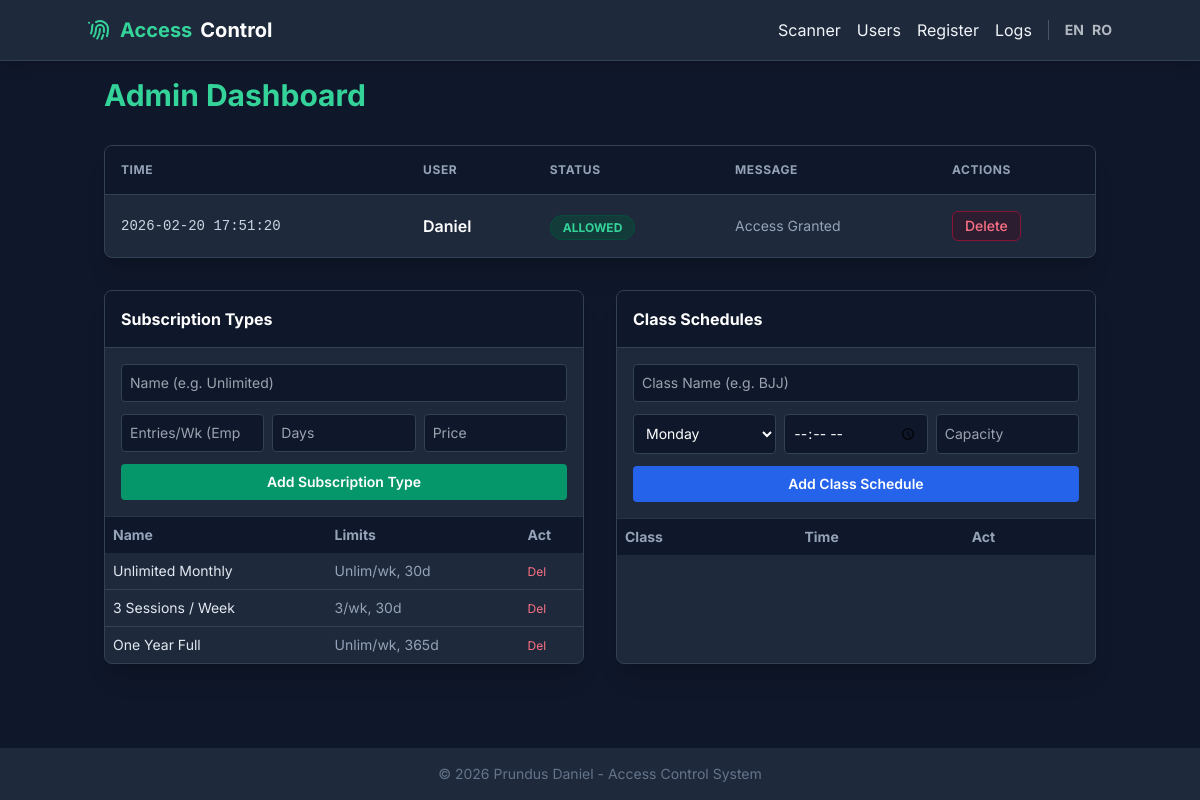
/admin, run on an earlier commit of the app's database.
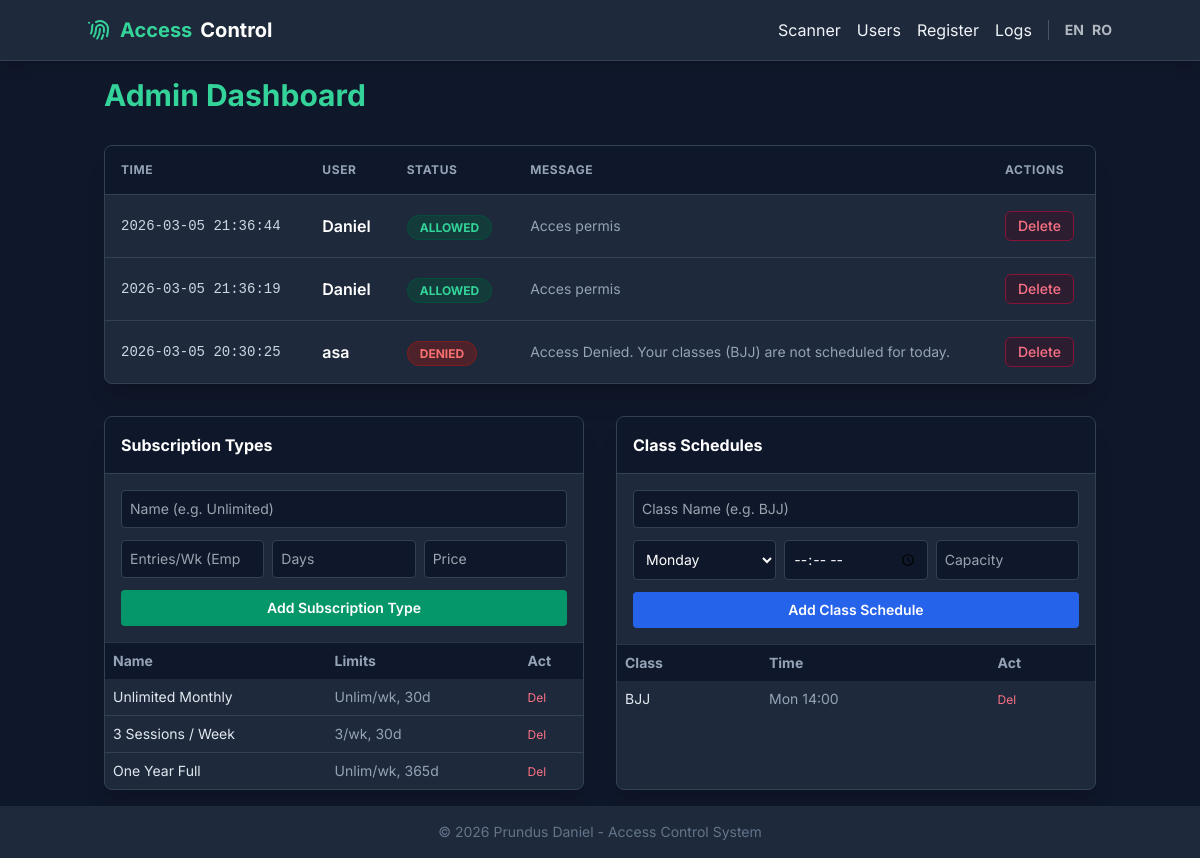
And on a later commit of the database.
### database.py (models this page shows)
class AccessLog(db.Model):
    __tablename__ = 'access_logs'
    id = db.Column(db.Integer, primary_key=True)
    user_id = db.Column(db.Integer, db.ForeignKey('users.id'), nullable=False)
    timestamp = db.Column(db.DateTime, default=datetime.datetime.now)
    allowed = db.Column(db.Boolean, nullable=False)
    reason = db.Column(db.String)

class User(db.Model):
    __tablename__ = 'users'
    id = db.Column(db.Integer, primary_key=True)
    name = db.Column(db.String, nullable=False)
    phone = db.Column(db.String, nullable=False, unique=True)
    rfid_tag = db.Column(db.String, nullable=False, unique=True)
    created_at = db.Column(db.DateTime, default=datetime.datetime.utcnow)

class SubscriptionType(db.Model):
    __tablename__ = 'subscription_types'
    id = db.Column(db.Integer, primary_key=True)
    name = db.Column(db.String, nullable=False)
    entries_per_week = db.Column(db.Integer)
    duration_days = db.Column(db.Integer, nullable=False)
    price = db.Column(db.Float, nullable=False)

class ClassSchedule(db.Model):
    __tablename__ = 'class_schedules'
    id = db.Column(db.Integer, primary_key=True)
    name = db.Column(db.String, nullable=False)
    day_of_week = db.Column(db.Integer, nullable=False) # 0=Monday, 6=Sunday
    start_time = db.Column(db.String(5), nullable=False) # Format: HH:MM
    capacity = db.Column(db.Integer)

### app.py (the view)
@app.route('/admin')
def admin():
    logs_data = database.db.session.query(database.AccessLog, database.User.name)\
        .join(database.User, database.AccessLog.user_id == database.User.id)\
        .order_by(database.AccessLog.timestamp.desc())\
        .limit(50).all()
    logs = []
    for log, name in logs_data:
        l_dict = database.dict_helper(log)
        l_dict['name'] = name
        if hasattr(l_dict['timestamp'], 'strftime'):
            l_dict['timestamp'] = l_dict['timestamp'].strftime('%Y-%m-%d %H:%M:%S')
        logs.append(l_dict)
    subscription_types = database.SubscriptionType.query.all()
    classes = database.get_all_classes()
    return render_template('admin.html', logs=logs, subscription_types=subscription_types, classes=classes)

### app.py (called while the page is built)
def get_locale():
    return session.get('lang', 'en')

### database.py (called while the page is built)
def dict_helper(obj):
    if obj is None:
        return None
    return {c.name: getattr(obj, c.name) for c in obj.__table__.columns}

def get_all_classes():
    classes = ClassSchedule.query.order_by(ClassSchedule.day_of_week, ClassSchedule.start_time).all()
    return [dict_helper(c) for c in classes]

### templates/admin.html (shortened to what this page needs)
{% extends "layout.html" %}
{% block content %}
<div class="max-w-6xl mx-auto space-y-8">
    <h1 class="text-3xl font-bold mb-4 text-emerald-400">{{ _('Admin Dashboard') }}</h1>
    <div class="bg-slate-800 rounded-lg shadow-xl overflow-hidden border border-slate-700">
        <table class="w-full text-left border-collapse">
            <thead>
                <tr class="bg-slate-900 text-slate-400 uppercase text-xs tracking-wider border-b border-slate-700">
                    <th class="p-4">{{ _('Time') }}</th>
                    <th class="p-4">{{ _('User') }}</th>
                    <th class="p-4">{{ _('Status') }}</th>
                    <th class="p-4">{{ _('Message') }}</th>
                    <th class="p-4">{{ _('Actions') }}</th>
                </tr>
            </thead>
            <tbody class="divide-y divide-slate-700">
                {% for log in logs %}
                <tr class="hover:bg-slate-700/50 transition">
                    <td class="p-4 text-slate-300 font-mono text-sm">{{ log['timestamp'] }}</td>
                    <td class="p-4 font-semibold text-white">{{ log['name'] }}</td>
                    <td class="p-4">
                        {% if log['allowed'] %}
                        <span
                            class="bg-emerald-900/50 text-emerald-400 px-3 py-1 rounded-full text-xs font-bold border border-emerald-900">{{
                            _('ALLOWED') }}</span>
                        {% else %}
                        <span
                            class="bg-red-900/50 text-red-400 px-3 py-1 rounded-full text-xs font-bold border border-red-900">{{
                            _('DENIED') }}</span>
                        {% endif %}
                    </td>
                    <td class="p-4 text-slate-400 text-sm">{{ _(log['reason']) }}</td>
                    <td class="p-4">
                        <form action="/admin/log/{{ log['id'] }}/delete" method="POST" class="inline"
                            onsubmit="return confirm('{{ _( " Are you sure you want to delete this log entry? This
                            action cannot be undone." ) }}');">
                            <button type="submit"
                                class="text-rose-400 hover:text-rose-300 font-medium whitespace-nowrap text-sm bg-rose-950/30 px-3 py-1 rounded-md border border-rose-900">
                                {{ _('Delete') }}
                            </button>
                        </form>
                    </td>
                </tr>
                {% else %}
                <tr>
                    <td colspan="5" class="p-8 text-center text-slate-500">{{ _('No logs found.') }}</td>
                </tr>
                {% endfor %}
            </tbody>
        </table>
    </div>
    <div class="grid grid-cols-1 md:grid-cols-2 gap-8">
        <div class="bg-slate-800 rounded-lg shadow-xl overflow-hidden border border-slate-700">
            <div class="p-4 bg-slate-900 border-b border-slate-700 font-bold text-white">{{ _('Subscription Types') }}
            </div>
            <div class="p-4 border-b border-slate-700/50">
                <form action="/admin/subscription_types" method="POST" class="space-y-3">
                    <input type="text" name="name" placeholder="{{ _('Name (e.g. Unlimited)') }}" required
                        class="w-full bg-slate-900 border border-slate-700 rounded p-2 text-white text-sm">
                    <div class="grid grid-cols-3 gap-2">
                        <input type="number" name="entries_per_week" placeholder="{{ _('Entries/Wk (Empty: Unlim)') }}"
                            class="w-full bg-slate-900 border border-slate-700 rounded p-2 text-white text-sm">
                        <input type="number" name="duration_days" placeholder="{{ _('Days') }}" required
                            class="w-full bg-slate-900 border border-slate-700 rounded p-2 text-white text-sm">
                        <input type="number" step="0.01" name="price" placeholder="{{ _('Price') }}" required
                            class="w-full bg-slate-900 border border-slate-700 rounded p-2 text-white text-sm">
                    </div>
                    <button type="submit"
                        class="w-full bg-emerald-600 hover:bg-emerald-500 text-white p-2 rounded text-sm font-semibold transition">{{
                        _('Add Subscription Type') }}</button>
                </form>
            </div>
            <table class="w-full text-left border-collapse text-sm">
                <thead>
                    <tr class="bg-slate-900 text-slate-400">
                        <th class="p-2">Name</th>
                        <th class="p-2">Limits</th>
                        <th class="p-2">Act</th>
                    </tr>
                </thead>
                <tbody class="divide-y divide-slate-700">
                    {% for st in subscription_types %}
                    <tr class="hover:bg-slate-700/50">
                        <td class="p-2 text-slate-200">{{ st.name }}</td>
                        <td class="p-2 text-slate-400">{{ st.entries_per_week or 'Unlim' }}/wk, {{ st.duration_days }}d
                        </td>
                        <td class="p-2">
                            <form action="/admin/subscription_types/{{ st.id }}/delete" method="POST"
                                onsubmit="return confirm('{{ _('Delete this subscription type?') }}');">
                                <button type="submit" class="text-rose-400 hover:text-rose-300 text-xs">{{ _('Del')
                                    }}</button>
                            </form>
                        </td>
                    </tr>
                    {% endfor %}
                </tbody>
            </table>
        </div>
        <div class="bg-slate-800 rounded-lg shadow-xl overflow-hidden border border-slate-700">
            <div class="p-4 bg-slate-900 border-b border-slate-700 font-bold text-white">{{ _('Class Schedules') }}
            </div>
            <div class="p-4 border-b border-slate-700/50">
                <form action="/admin/classes" method="POST" class="space-y-3">
                    <input type="text" name="name" placeholder="{{ _('Class Name (e.g. BJJ)') }}" required
                        class="w-full bg-slate-900 border border-slate-700 rounded p-2 text-white text-sm">
                    <div class="grid grid-cols-3 gap-2">
                        <select name="day_of_week" required
                            class="w-full bg-slate-900 border border-slate-700 rounded p-2 text-white text-sm">
                            <option value="0">{{ _('Monday') }}</option>
                        </select>
                        <input type="time" name="start_time" required
                            class="w-full bg-slate-900 border border-slate-700 rounded p-2 text-white text-sm">
                        <input type="number" name="capacity" placeholder="{{ _('Capacity') }}"
                            class="w-full bg-slate-900 border border-slate-700 rounded p-2 text-white text-sm">
                    </div>
                    <button type="submit"
                        class="w-full bg-blue-600 hover:bg-blue-500 text-white p-2 rounded text-sm font-semibold transition">{{
                        _('Add Class Schedule') }}</button>
                </form>
            </div>
            <table class="w-full text-left border-collapse text-sm">
                <thead>
                    <tr class="bg-slate-900 text-slate-400">
                        <th class="p-2">Class</th>
                        <th class="p-2">Time</th>
                        <th class="p-2">Act</th>
                    </tr>
                </thead>
                <tbody class="divide-y divide-slate-700">
                    {% for c in classes %}
                    <tr class="hover:bg-slate-700/50">
                        <td class="p-2 text-slate-200">{{ c.name }}</td>
                        <td class="p-2 text-slate-400">
                            {% set days = [_('Mon'), _('Tue'), _('Wed'), _('Thu'), _('Fri'), _('Sat'), _('Sun')] %}
                            {{ days[c.day_of_week] }} {{ c.start_time }}
                        </td>
                        <td class="p-2">
                            <form action="/admin/classes/{{ c.id }}/delete" method="POST"
                                onsubmit="return confirm('{{ _('Delete this class?') }}');">
                                <button type="submit" class="text-rose-400 hover:text-rose-300 text-xs">{{ _('Del')
                                    }}</button>
                            </form>
                        </td>
                    </tr>
                    {% endfor %}
                </tbody>
            </table>
        </div>
    </div>
</div>
{% endblock %}

### templates/layout.html (shortened to what this page needs)
<!DOCTYPE html>
<html lang="en">
<head>
    <script src="https://cdn.tailwindcss.com"></script>
</head>
<body class="bg-slate-900 text-slate-100 min-h-screen flex flex-col">
    <nav class="bg-slate-800 p-4 shadow-lg border-b border-slate-700">
        <div class="container mx-auto flex justify-between items-center">
            <a href="/" class="text-xl font-bold text-emerald-400 flex items-center gap-2">
                Access<span class="text-white">Control</span>
            </a>
            <div class="space-x-4 flex items-center">
                <a href="/" class="hover:text-emerald-400 transition">{{ _('Scanner') }}</a>
                <a href="/users" class="hover:text-emerald-400 transition">{{ _('Users') }}</a>
                <a href="/register" class="hover:text-emerald-400 transition">{{ _('Register') }}</a>
                <a href="/admin" class="hover:text-emerald-400 transition">{{ _('Logs') }}</a>
                <div class="ml-4 pl-4 border-l border-slate-600 flex gap-2">
                    <a href="/setlang/en"
                        class="text-sm font-bold opacity-70 hover:opacity-100 hover:text-white transition">EN</a>
                    <a href="/setlang/ro"
                        class="text-sm font-bold opacity-70 hover:opacity-100 hover:text-white transition">RO</a>
                </div>
            </div>
        </div>
    </nav>
    <main class="container mx-auto p-4 flex-grow">
        {% block content %}{% endblock %}
    </main>
    <footer class="bg-slate-800 p-4 text-center text-slate-500 text-sm">
        &copy; 2026 Prundus Daniel - Access Control System
    </footer>
</body>
</html>

### templates/layout.html (style rules this page uses)
body { font-family: 'Inter', sans-serif; }

What changed in the data, as far as the page shows it:
removed AccessLog: timestamp "2026-02-20 17:51:20", name "Daniel"
added AccessLog: timestamp "2026-03-05 21:36:44", name "Daniel"
added AccessLog: timestamp "2026-03-05 21:36:19", name "Daniel"
added AccessLog: timestamp "2026-03-05 20:30:25", name "asa"
added ClassSchedule: name "BJJ", days "Mon", start_time "14:00"
